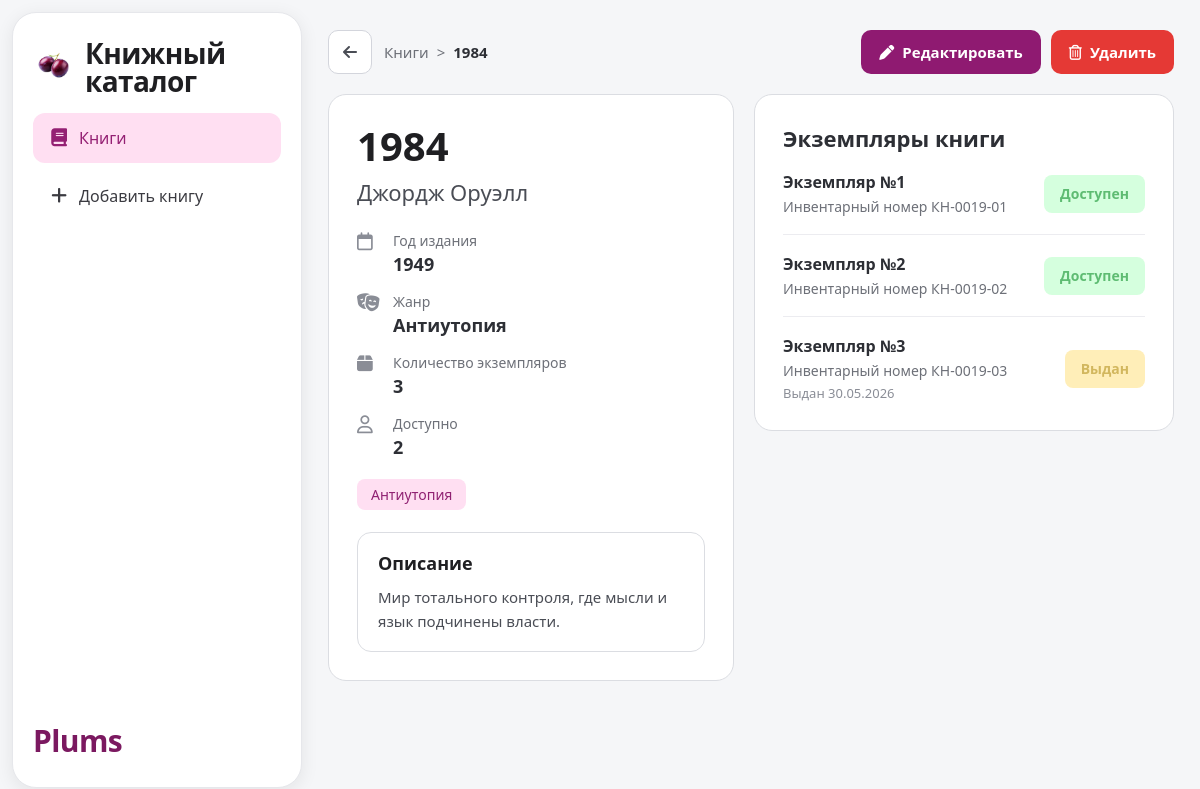
The page /books/19?sort=title_asc on the database as committed earlier.
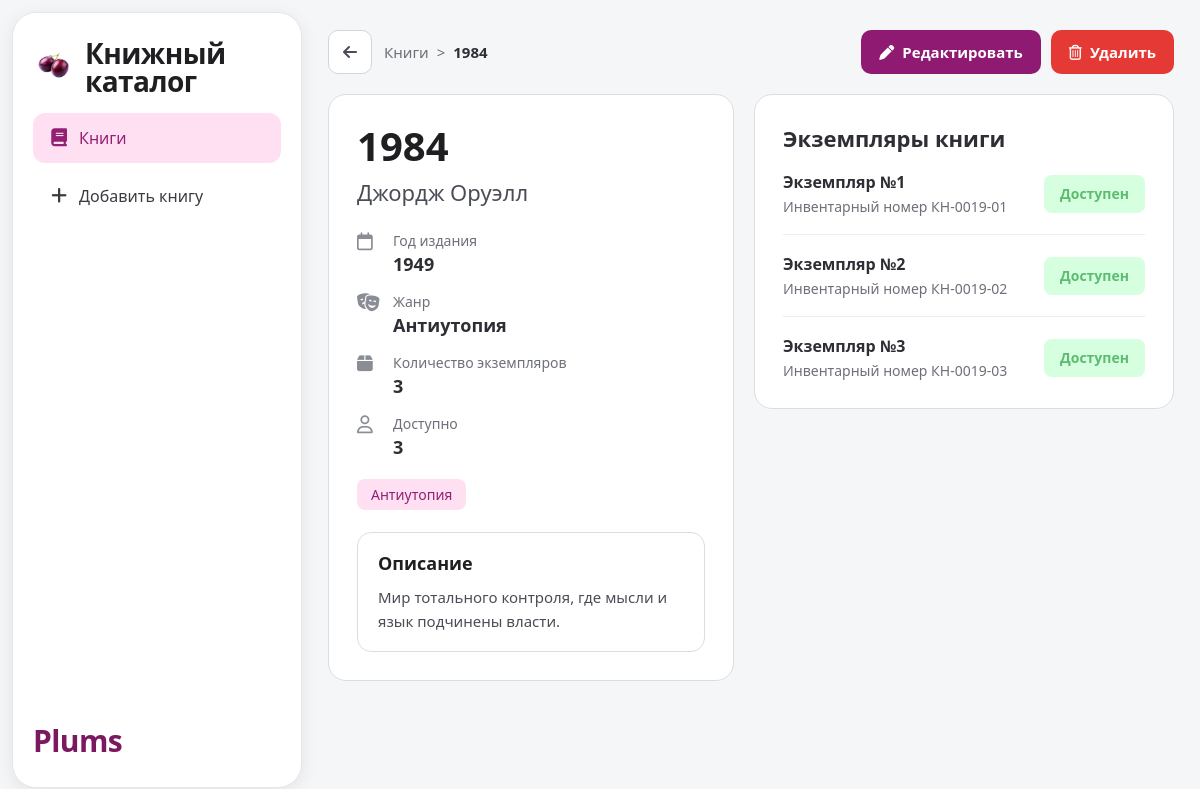
The same page on the database as committed later.
### tables this page shows
CREATE TABLE book_copies (
            id INTEGER PRIMARY KEY AUTOINCREMENT,
            book_id INTEGER NOT NULL,
            copy_num INTEGER NOT NULL,
            inventory_no TEXT NOT NULL,
            status TEXT NOT NULL DEFAULT 'available',
            issued_at TEXT,
            UNIQUE(book_id, copy_num)
        );

### app.py (the view)
@app.get("/books/<int:book_id>")
def view_book(book_id: int):
    book = get_book_or_none(book_id)
    if not book:
        return redirect(url_for("index"))
    list_filters = filters_from_args(request.args)
    copies = load_book_copies(book)
    available_count = sum(1 for copy in copies if copy.status == "available")
    issued_count = sum(1 for copy in copies if copy.status == "issued")
    book_ctx = {
        "book": book,
        "copies": copies,
        "available_count": available_count,
        "issued_count": issued_count,
        "list_filters": list_filters,
        "filter_query": filters_to_query(list_filters),
        "genres": GENRES,
        "genre_other": GENRE_OTHER,
        "today": date.today().strftime("%d.%m.%Y"),
    }
    return render_template("book.html", **book_ctx)

### app.py (called while the page is built)
@app.template_global()
def filter_url(endpoint: str, filter_query: dict | None = None, **kwargs: Any) -> str:
    params: Dict[str, Any] = dict(filter_query or {})
    params.update(kwargs)
    return url_for(endpoint, **params)

def _ensure_data_dir() -> None:
    DB_FILE.parent.mkdir(parents=True, exist_ok=True)

def get_connection() -> sqlite3.Connection:
    _ensure_data_dir()
    conn = sqlite3.connect(DB_FILE)
    conn.row_factory = sqlite3.Row
    return conn

def _ensure_description_column(conn: sqlite3.Connection) -> None:
    columns = {row["name"] for row in conn.execute("PRAGMA table_info(books)")}
    if "description" not in columns:
        conn.execute("ALTER TABLE books ADD COLUMN description TEXT NOT NULL DEFAULT ''")

def _ensure_copies_table(conn: sqlite3.Connection) -> None:
    conn.execute(
        """
        CREATE TABLE IF NOT EXISTS book_copies (
            id INTEGER PRIMARY KEY AUTOINCREMENT,
            book_id INTEGER NOT NULL,
            copy_num INTEGER NOT NULL,
            inventory_no TEXT NOT NULL,
            status TEXT NOT NULL DEFAULT 'available',
            issued_at TEXT,
            UNIQUE(book_id, copy_num)
        )
        """
    )

### templates/book.html (shortened to what this page needs)
{% extends "base.html" %}
{% block content %}
<div class="book-page-header desktop-only">
  <div class="book-breadcrumb">
    <a class="back-btn" href="{{ filter_url('index', filter_query) }}" aria-label="Назад к списку">
      <i class="fa-solid fa-arrow-left"></i>
    </a>
    <nav class="breadcrumb-text">
      <a href="{{ filter_url('index', filter_query) }}">Книги</a>
      <span>&gt;</span>
      <span class="current">{{ book.title }}</span>
    </nav>
  </div>
  <div class="book-header-actions">
    <a class="book-edit-btn" href="{{ filter_url('edit_book', filter_query, book_id=book.id, from='view') }}">
      <i class="fa-solid fa-pen"></i>
      Редактировать
    </a>
    <a class="book-delete-btn" href="{{ filter_url('confirm_delete_book', filter_query, book_id=book.id, from='view') }}">
      <i class="fa-regular fa-trash-can"></i>
      Удалить
    </a>
  </div>
</div>
<div class="book-detail-layout desktop-only">
  <article class="book-detail-card">
    <header class="book-detail-head">
      <h1>{{ book.title }}</h1>
      <p class="book-author">{{ book.author }}</p>
    </header>
    <ul class="book-meta-list">
      <li>
        <i class="fa-regular fa-calendar"></i>
        <div>
          <span class="meta-label">Год издания</span>
          <span class="meta-value">{{ book.year }}</span>
        </div>
      </li>
      <li>
        <i class="fa-solid fa-masks-theater"></i>
        <div>
          <span class="meta-label">Жанр</span>
          <span class="meta-value">{{ book.genre }}</span>
        </div>
      </li>
      <li>
        <i class="fa-solid fa-box"></i>
        <div>
          <span class="meta-label">Количество экземпляров</span>
          <span class="meta-value">{{ book.copies }}</span>
        </div>
      </li>
      <li>
        <i class="fa-regular fa-user"></i>
        <div>
          <span class="meta-label">Доступно</span>
          <span class="meta-value" id="available-count">{{ available_count }}</span>
        </div>
      </li>
    </ul>
    <span class="genre-pill">{{ book.genre }}</span>
    <section class="book-description-box">
      <h2>Описание</h2>
      {% if book.description %}
      <p>{{ book.description }}</p>
      {% else %}
      <p class="description-empty">Описание пока не добавлено.</p>
      {% endif %}
    </section>
  </article>
  <aside class="book-copies-card">
    <h2 class="book-copies-title">Экземпляры книги</h2>
    {% if copies %}
    <ul class="book-copies-list">
      {% for copy in copies %}
      <li class="book-copy-row" data-copy-num="{{ copy.copy_num }}">
        <div class="book-copy-info">
          <span class="book-copy-name">Экземпляр №{{ copy.copy_num }}</span>
          <span class="book-copy-inventory">Инвентарный номер {{ copy.inventory_no }}</span>
          <span class="book-copy-issued-date{% if copy.status != 'issued' %} hidden{% endif %}">
            Выдан {{ copy.issued_at or today }}
          </span>
        </div>
        <button
          type="button"
          class="copy-status-btn {% if copy.status == 'issued' %}is-issued{% else %}is-available{% endif %}"
          data-book-id="{{ book.id }}"
          data-copy-num="{{ copy.copy_num }}"
        >
          {% if copy.status == 'issued' %}Выдан{% else %}Доступен{% endif %}
        </button>
      </li>
      {% endfor %}
    </ul>
    {% else %}
    <p class="book-copies-empty">Экземпляры не добавлены.</p>
    {% endif %}
  </aside>
</div>
{% endblock %}

Rows that differ between the two databases and show on the page:
changed book_copies "КН-0019-03": issued_at "30.05.2026" → (not shown); status "Выдан Выдан" → "Доступен"
Other text that changed with them:
{{ available_count }}: "2" → "3"
